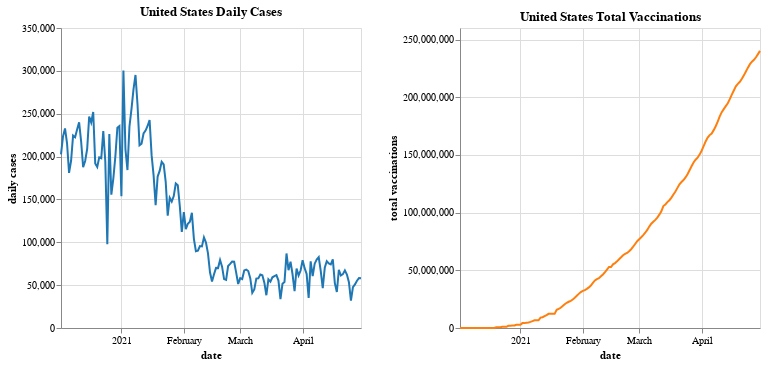

The notebook cell saved with this chart:
### Markdown cell above
### United States (Dec 2020 - Apr 2021)

### Code cell
draw_sidebyside('United States')

### Figure 1 — Vega-Lite specification as saved in the notebook (floating-point values rounded to 4 significant figures; data arrays with more than 128 entries replaced by an {"elided": "..."} marker saying what was removed)
{"config": {"view": {"continuousWidth": 400, "continuousHeight": 300}}, "hconcat": [{"mark": {"type": "line", "color": "#1F77B4"}, "encoding": {"x": {"type": "temporal", "field": "date"}, "y": {"type": "quantitative", "field": "daily cases"}}, "height": 300, "title": "United States Daily Cases", "width": 300}, {"mark": {"type": "line", "color": "#FF7F0E"}, "encoding": {"x": {"type": "temporal", "field": "date"}, "y": {"type": "quantitative", "field": "total vaccinations"}}, "height": 300, "title": "United States Total Vaccinations", "width": 300}], "data": {"name": "data-6a5e37ad2b6caddd8c98a044ed8c5899"}, "$schema": "https://vega.github.io/schema/vega-lite/v4.8.1.json", "datasets": {"data-6a5e37ad2b6caddd8c98a044ed8c5899": {"elided": "150 records"}}}
